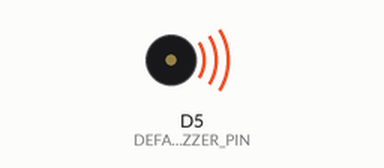
A sketch run on a simulated ESP8266 (Wemos D1 mini). On the bench: buzzer (waves = sounding). What the sketch prints to the serial monitor is not drawn.

Above: at 0.3 s.
At 5.1 s:
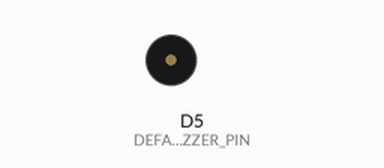
Timing chart, 0 to 6.6 s (numbered marks = the images above):
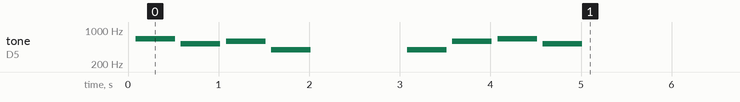

The sketch:

D1_oop95_buzzersound1.ino
```cpp
//_____D1_oop95_buzzersound1.ino_________________khartinger_____
// This simple demo program shows the use of the Buzzer1 class
// for the D1mini to play a song:
// * play the Big Ben melody once
// The software is based on a Arduino Melody Player by ericBcreator.
// https://www.hackster.io/ericBcreator/a-m-p-arduino-music-player-8013b6
// commands:
// CDEFGABn  notes, n = note length: 1, 2, 4, 8, 16, 32, 64,
//       2, 4, 8, 16, 32 dotted (or 3, 6, 12, 24, 48),
//       4, 8, 16, 32 triplet 34, 38, 316, 332
//       defaults to Ln if n is omitted
// Rn    rest, n = note length. defaults to Ln if n is omitted
// Tn    tempo n = 32-255 (default is 120 BPM, 4/4 time base)
// On    octave n = 1-8 (default is 4)
// Ln    n = default note length (default is 4, quarter note)
// MN    music normal:      7/8 note length duration (default)
// ML    or music legato:   full length duration
// MS    or music staccato: 3/4 note length duration
// MU    mute mode

// <     octave down (range 1-8)
// >     octave up (range 1-8)
// [     transpose down a step (range -12 to 12)
// ]     transpose up a step (range -12 to 12)
// #     sharp (place after note, D#n)
// -     flat (place after note, D-n)
// .     dotted note (note length will be increased with 50%)
// $     reset the default settings.
//       Recommended at the start of a new song.
// Note: spaces are ignored, use them for readability
// Example: Big Ben melody:
//       playMelody("$T120 L4 O5 ECD<GR2 G>DEC R2");
//
// Hardware: 1. WeMos D1 Mini
//           2. Buzzer Shield (@ D5)
// Created by Karl Hartinger, June 06, 2021.
// Changes: -
// Released into the public domain.

#include "src/buzzer1/D1_class_Buzzer1.h"

//_______sensors, actors, global variables______________________
//.......buzzer object and interrupt service routine............
Buzzer1 buzzer;                             // buzzer object
ICACHE_RAM_ATTR void buzzer1_ISR(void *pArg) {buzzer.timer_ISR(NULL);}

//_____SETUP____________________________________________________
void setup() {
 String melody="$T120 L4 O5 ECD<GR2 G>DEC R2";
 buzzer.setISR(buzzer1_ISR);                // set name of ISR
 buzzer.setMelody(melody);                  // set melody
 buzzer.start();                            // start playing
}

//_______MAIN LOOP______________________________________________
void loop() {
 yield();
}
```

D1_class_Buzzer1.h
```cpp
//_____D1_class_Buzzer1.h________________________khartinger_____
// The Buzzer1 class for the D1mini is used to output
// tones and melodies.
// In order not to block the main loop during the sound output,
// it uses the timer interrupt for sound output.
// The software is based on a Arduino Melody Player by ericBcreator.
// https://www.hackster.io/ericBcreator/a-m-p-arduino-music-player-8013b6
// commands:
// CDEFGABn  notes, n = note length: 1, 2, 4, 8, 16, 32, 64,
//       2, 4, 8, 16, 32 dotted (or 3, 6, 12, 24, 48),
//       4, 8, 16, 32 triplet 34, 38, 316, 332
//       defaults to Ln if n is omitted
// Rn    rest, n = note length. defaults to Ln if n is omitted
// Tn    tempo n = 32-255 (default is 120 BPM, 4/4 time base)
// On    octave n = 1-8 (default is 4)
// Ln    n = default note length (default is 4, quarter note)
// MN    music normal:      7/8 note length duration (default)
// ML    or music legato:   full length duration
// MS    or music staccato: 3/4 note length duration
// MU    mute mode

// <     octave down (range 1-8)
// >     octave up (range 1-8)
// [     transpose down a step (range -12 to 12)
// ]     transpose up a step (range -12 to 12)
// #     sharp (place after note, D#n)
// -     flat (place after note, D-n)
// .     dotted note (note length will be increased with 50%)
// $     reset the default settings.
//       Recommended at the start of a new song.
// Note: spaces are ignored, use them for readability
// Example: Big Ben melody:
//       playMelody("$T120 L4 O5 ECD<GR2 G>DEC R2");
//
// Hardware: 1. WeMos D1 Mini
//           2. Buzzer Shield (@ D5)
// Created by Karl Hartinger, June 06, 2021.
// Changes: -
// Released into the public domain.

#ifndef D1_CLASS_BUZZER1_H
#define D1_CLASS_BUZZER1_H
extern "C" {
#include "user_interface.h"                 // os_timer_t
}
#include "Arduino.h"                        // D1, String, ...
#include <iostream>                         // cout

//_______defines________________________________________________
#if defined(ESP32) || defined(ESP32D1)
 #define DEFAULT BUZZER_PIN  18             // D5=18
#else
 #define DEFAULT_BUZZER_PIN  D5             // D5=18
#endif

#define DEBUG_B              true // false
#define DEFAULT_TEMPO        120            // 120 beats/minute
#define DEFAULT_OCTAVE       4              // octave #4
#define DEFAULT_NOTELENGTH   4              // quarter note
#define DEFAULT_NOTELENTYPE  0              // 0: normal 7/8
#define DEFAULT_TRANSPOSE    0              // note up/down in pitch

class Buzzer1 {
 //======properties=============================================
 protected:
  int              pinBuzzer_;              // buzzer pin (D5)
  String           melody_;                 // melody notes
  int              repeat_;                 // number of repeat
  int              melr_;                   // actual repeat #
  int*             pMelf_;                  // frequency [Hz]
  int*             pMeld_;                  // duration  [ms]
  int              maxmem_;                 // reserved mem
  int              icurf_;                  // index of f array
  int              icurd_;                  // index of d array
  int              imaxf_;                  // max. index of f array
  int              imaxd_;                  // max. index of d array
  int              numNotes_;               // number of notes
  os_timer_t       myTimer;                 // timer object
  bool             finished_;                // playback finished
  //.....general melody parameter (d=duration, f=frequency).....
  unsigned char    d_tempo;                 // BPM=beats/minute (120)
  unsigned int     d_defaultNoteLength;     // general noteLength (4)
  unsigned int     d_noteLengthType;        // articulation (0)
  // 0: normal 7/8, 1:  legato 1/1, 2: staccato 3/4, 9: mute
  unsigned char    f_octave;                // octave (default 4)
  int              f_transpose;             // note up/down in pitch (0)
  //=====constructor & co=======================================
 public:
  Buzzer1();                                // use default value
  Buzzer1(int pin);                         // specification pin#
 protected:
  //_____initialize properties. Called by constructor(s)________
  void setup(int pin);                      // called by constructors
 public:
  //=====restore properties and objects=========================
  bool begin();                             // reset properties
  void restoreSoundSettings();              // reset melody param
 //======setter and getter methods==============================
  bool setMelody(String melody);            // set melody
  bool setTone(int f, int msOn, int msOff); // set only one tone
  bool finished();                          // playing finished
 //======working methods========================================
  void setISR(void (*isr_)(void *pArg));    // interrupt service
  void start();                             // start playing 1x
  void start(int repeat);                   // start, play x times
  void stopp();                             // stopp all playing
  void pause();                             // pause playing
  void goon();                              // start after pause
  void delay(unsigned long waitMillis);     // wait milli secs
 //======help methods===========================================
  void timer_ISR(void *pArg);               // play the notes
  bool parseMelody(String melody);          // notes to dur,freq
  bool isNum(unsigned char value);          // is char 0..9?
  int  countNotes(String melody);           // count A..GR,a..gr
  double noteLengthToMS(unsigned int noteLength); // --> millis
  unsigned int noteToFrequency(int note);   // --> frequency
};
#endif
```

Source omitted: D1_class_Buzzer1.cpp (23034 bytes)

Measured:
- by itself, tone on D5 (DEFAULT_BUZZER_PIN): plays 659 Hz for 0.44 s, 523 Hz for 0.44 s, 587 Hz for 0.44 s, 392 Hz for 0.44 s, 392 Hz for 0.44 s, 587 Hz for 0.44 s … (8 notes in this stretch)
